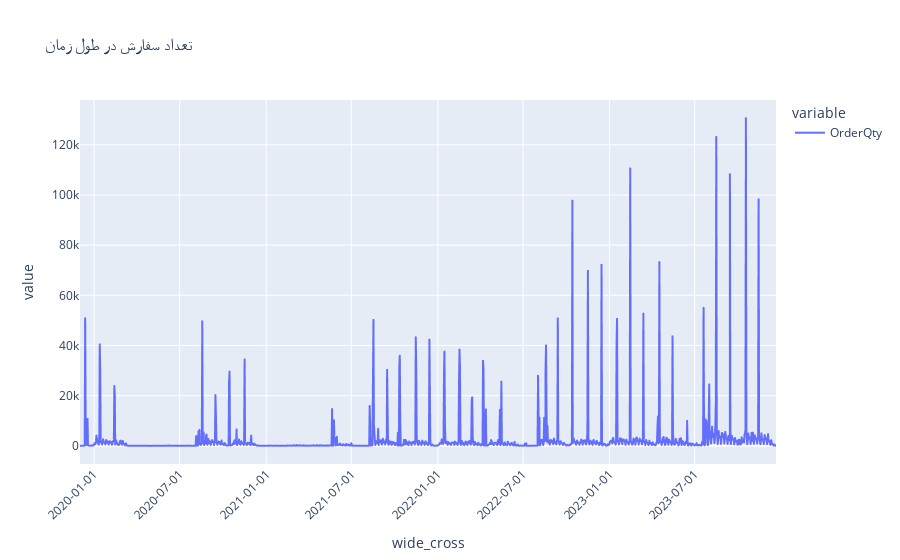

Notebook code for this chart:
### Code cell
import pandas as pd
import plotly.express as px


# 3) رسم خطی روی رشتهٔ تاریخ
fig = px.line(df,
              y=['OrderQty'],
              title='تعداد سفارش در طول زمان')

# 4) فرمت محور X
fig.update_xaxes(tickformat='%Y-%m-%d',
                tickangle=-45)

fig.show()

### Figure 1 — Plotly figure (JSON) as saved in the notebook; plotly's stock layout.template omitted (floating-point values rounded to 4 significant figures; data arrays with more than 128 entries replaced by an {"elided": "..."} marker saying what was removed)
{"data": [{"hovertemplate": "variable=OrderQty<br>wide_cross=%{x}<br>value=%{y}<extra></extra>", "legendgroup": "OrderQty", "line": {"color": "#636efa", "dash": "solid"}, "marker": {"symbol": "circle"}, "mode": "lines", "name": "OrderQty", "showlegend": true, "x": {"elided": "1413 str values"}, "xaxis": "x", "y": {"elided": "1413 int values"}, "yaxis": "y", "type": "scattergl"}], "layout": {"xaxis": {"anchor": "y", "domain": [0.0, 1.0], "title": {"text": "wide_cross"}, "tickformat": "%Y-%m-%d", "tickangle": -45}, "yaxis": {"anchor": "x", "domain": [0.0, 1.0], "title": {"text": "value"}}, "legend": {"title": {"text": "variable"}, "tracegroupgap": 0}, "title": {"text": "تعداد سفارش در طول زمان"}}}
